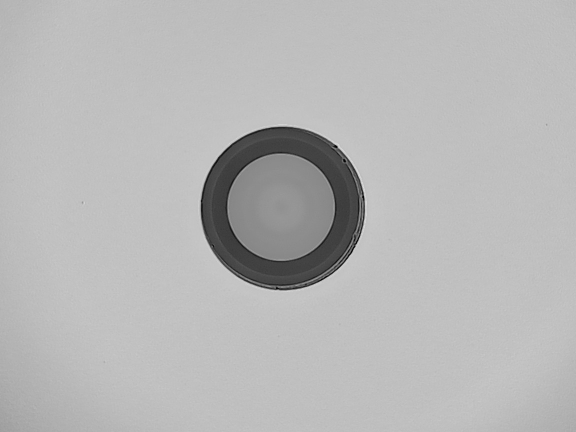
#> input picture current-process/old_version/image_batch/ima18.jpg, 1152 x 864 px (shown at 1/2 size)
$ python -i ensemble-defect-detector-35.py   (imports and definitions only)   (older library calls are emulated)
#> lines starting #> are read from the running program, lines starting #| are printed output that depends on the picture; after the words box and inside, x2 and y2 are one past the last pixel; in counts of white or black regions, pixels touching at a corner belong together
#> further down, picture is the input picture: shape (864, 1152); min 0, max 239, mean 182.7
#!/usr/bin/env python3
"""
Ensemble Detection Methods Module
=================================

This module provides intelligent ensemble methods for combining multiple
defect detection algorithms with confidence weighting and validation.

Author: Modular Analysis Team
Version: 1.0
"""

import cv2
import numpy as np
import matplotlib.pyplot as plt
from typing import Dict, List, Tuple, Optional, Any, Callable
import logging
from dataclasses import dataclass
from enum import Enum, auto


class DetectionMethod(Enum):
    """Enumeration of detection methods."""
    DO2MR = auto()
    LEI = auto()
    GRADIENT = auto()
    LAPLACIAN = auto()
    CANNY = auto()
    THRESHOLD = auto()
    MORPHOLOGICAL = auto()
    STATISTICAL = auto()


@dataclass
class DetectionResult:
    """Result from a single detection method."""
    method: DetectionMethod
    detection_mask: np.ndarray
    confidence_map: Optional[np.ndarray] = None
    method_confidence: float = 1.0
    parameters: Optional[Dict[str, Any]] = None


class EnsembleDetector:
    """
    Intelligent ensemble detector that combines multiple detection methods.
    """

    def __init__(self,
                 confidence_weights: Optional[Dict[DetectionMethod, float]] = None,
                 vote_threshold: float = 0.3,
                 min_methods_agreement: int = 2):
        """
        Initialize ensemble detector.

        Args:
            confidence_weights: Weights for different detection methods
            vote_threshold: Minimum vote fraction for ensemble detection
            min_methods_agreement: Minimum number of methods that must agree
        """
        self.confidence_weights = confidence_weights or {
            DetectionMethod.DO2MR: 1.0,
            DetectionMethod.LEI: 1.0,
            DetectionMethod.GRADIENT: 0.8,
            DetectionMethod.LAPLACIAN: 0.9,
            DetectionMethod.CANNY: 0.7,
            DetectionMethod.THRESHOLD: 0.6,
            DetectionMethod.MORPHOLOGICAL: 0.8,
            DetectionMethod.STATISTICAL: 0.9
        }
        self.vote_threshold = vote_threshold
        self.min_methods_agreement = min_methods_agreement
        self.logger = logging.getLogger(__name__)

        # Initialize detection methods
        self._setup_detection_methods()

    def _setup_detection_methods(self):
        """Setup all detection method implementations."""
        self.detection_methods = {
            DetectionMethod.DO2MR: self._do2mr_detection,
            DetectionMethod.LEI: self._lei_detection,
            DetectionMethod.GRADIENT: self._gradient_detection,
            DetectionMethod.LAPLACIAN: self._laplacian_detection,
            DetectionMethod.CANNY: self._canny_detection,
            DetectionMethod.THRESHOLD: self._threshold_detection,
            DetectionMethod.MORPHOLOGICAL: self._morphological_detection,
            DetectionMethod.STATISTICAL: self._statistical_detection
        }

    def detect_ensemble(self, image: np.ndarray,
                       methods: Optional[List[DetectionMethod]] = None,
                       mask: Optional[np.ndarray] = None) -> Dict[str, Any]:
        """
        Perform ensemble detection using multiple methods.

        Args:
            image: Input grayscale image
            methods: List of methods to use. If None, uses all available methods.
            mask: Optional region mask

        Returns:
            Dictionary with ensemble results
        """
        if len(image.shape) != 2:
            raise ValueError("Input image must be grayscale")

        if methods is None:
            methods = list(DetectionMethod)

        # Apply individual detection methods
        individual_results = []
        for method in methods:
            try:
                result = self._apply_single_method(image, method, mask)
                individual_results.append(result)
                self.logger.debug(f"Applied {method.name} detection")
            except Exception as e:
                self.logger.warning(f"Method {method.name} failed: {str(e)}")
                continue
#> this loop made 8 passes
#> params in _apply_single_method on passes 2, 3, 4, 6, 7, 8: {'kernel_length': 15, 'angle_step': 15, 'gamma': 2.5}, {'method': 'sobel', 'ksize': 3}, {'ksize': 5}, {'method': 8, 'score': 993313}, {'kernel_size': 15}, {'window_size': 15, 'threshold': 2.5}
#> params in _apply_single_method on pass 1: {'kernel_size': 5, 'gamma': 3, 'threshold': 51.99}
#> pass 1, in _do2mr_detection, `residual = cv2.subtract(img_max, img_min)`:
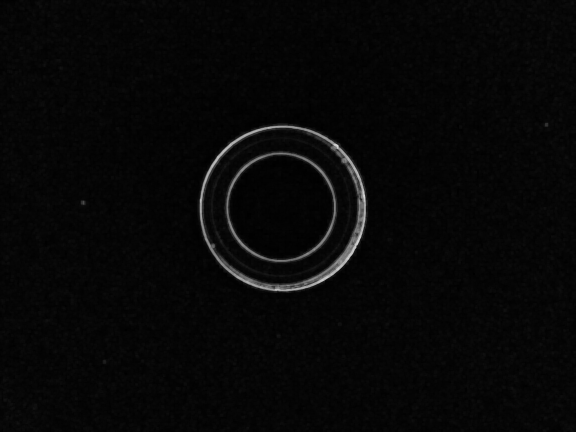
#> residual: shape (864, 1152) (shown at 1/2 size); min 0, max 223, mean 7.1
#> pass 1, in _do2mr_detection, `_, detection_mask = cv2.threshold(residual, threshold, 255, cv2.THRESH..`:
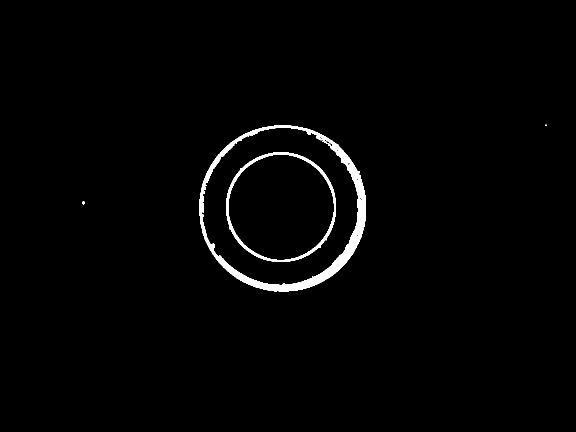
#> detection_mask: shape (864, 1152) (shown at 1/2 size); 1.5% white; 5 white regions (2 under 20 px), largest, box (x1, y1, x2, y2) and area: (398, 250, 732, 583) 11715, (452, 305, 672, 524) 3658, (165, 402, 169, 409) 24
#> after the loop, individual_results = 8 items

        if not individual_results:
            self.logger.error("No detection methods succeeded")
            return self._create_empty_result(image.shape)

        # Perform ensemble fusion
        ensemble_result = self._fuse_detections(individual_results, image.shape)

        # Post-process ensemble result
        final_result = self._post_process_ensemble(ensemble_result, image)

        return {
            'ensemble_mask': final_result['ensemble_mask'],
            'confidence_map': final_result['confidence_map'],
            'vote_map': final_result['vote_map'],
            'individual_results': individual_results,
            'methods_used': [r.method.name for r in individual_results],
            'fusion_statistics': final_result['statistics']
        }

    def _apply_single_method(self, image: np.ndarray,
                           method: DetectionMethod,
                           mask: Optional[np.ndarray] = None) -> DetectionResult:
        """Apply a single detection method."""
        if method not in self.detection_methods:
            raise ValueError(f"Unknown detection method: {method}")

        detection_func = self.detection_methods[method]
        detection_mask, confidence_map, params = detection_func(image)

        # Apply region mask if provided
        if mask is not None:
            detection_mask = cv2.bitwise_and(detection_mask, mask)
            if confidence_map is not None:
                confidence_map = confidence_map * (mask > 0)

        return DetectionResult(
            method=method,
            detection_mask=detection_mask,
            confidence_map=confidence_map,
            method_confidence=self.confidence_weights.get(method, 1.0),
            parameters=params
        )

    def _fuse_detections(self, results: List[DetectionResult],
                        image_shape: Tuple[int, int]) -> Dict[str, Any]:
        """Fuse multiple detection results using intelligent voting."""
#> called with image_shape = (864, 1152)
        h, w = image_shape
        vote_map = np.zeros((h, w), dtype=np.float32)
        confidence_map = np.zeros((h, w), dtype=np.float32)
        method_count = np.zeros((h, w), dtype=np.int32)

        # Accumulate votes and confidences
        for result in results:
            # Binary vote (weighted by method confidence)
            binary_mask = (result.detection_mask > 0).astype(np.float32)
            vote_weight = result.method_confidence
            vote_map += binary_mask * vote_weight

            # Confidence accumulation
            if result.confidence_map is not None:
                confidence_map += result.confidence_map * vote_weight
            else:
                confidence_map += binary_mask * vote_weight * 0.5  # Default confidence

            # Count contributing methods
            method_count += (binary_mask > 0).astype(np.int32)
#> this loop made 8 passes
#> vote_weight on passes 1 to 8: 1, 1, 0.8, 0.9, 0.7, 0.6, 0.8, 0.9
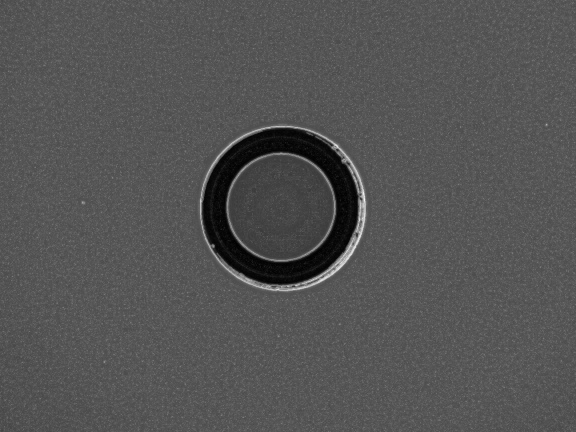
#> confidence_map: shape (864, 1152) float32 (shown at 1/2 size); min 0.322, max 4.26, mean 1.63; drawn with min black and max white
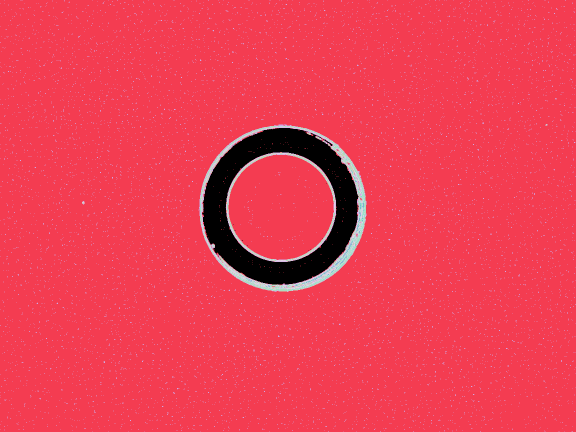
#> method_count: shape (864, 1152) int32 (shown at 1/2 size); 7 distinct labels, from 0 to 6; one colour per label, 0 black
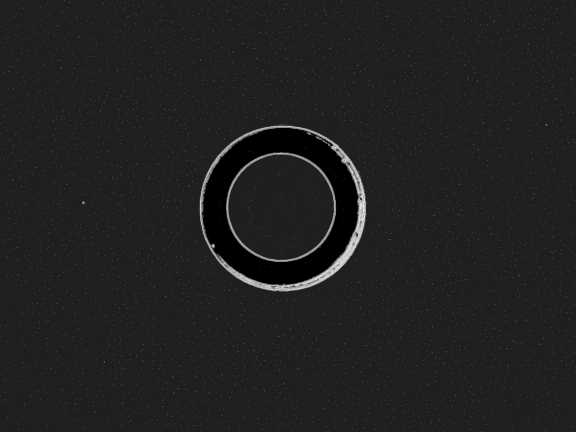
#> vote_map: shape (864, 1152) float32 (shown at 1/2 size); min 0, max 4.9, mean 0.627; drawn with min black and max white

        # Normalize by total possible votes
        total_weight = sum(r.method_confidence for r in results)
#> total_weight = 6.7
        if total_weight > 0:
            vote_map /= total_weight
            confidence_map /= total_weight
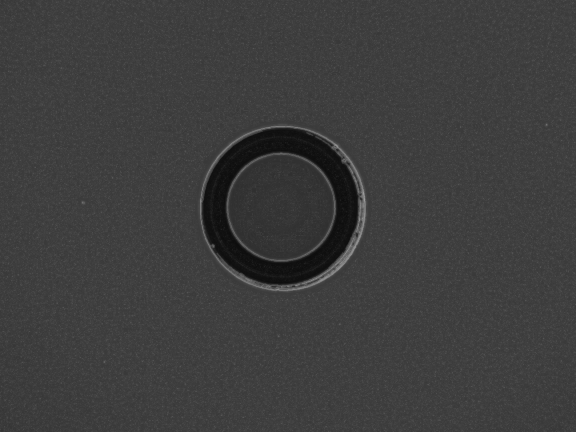
#> confidence_map: shape (864, 1152) float32 (shown at 1/2 size); min 0.0481, max 0.637, mean 0.243
#> in detect_ensemble, `ensemble_result = self._fuse_detections(individual_results, image.shape)`: ensemble_result = 4 items

        return {
            'vote_map': vote_map,
            'confidence_map': confidence_map,
            'method_count': method_count,
            'total_methods': len(results)
        }

    def _post_process_ensemble(self, fusion_result: Dict[str, Any],
                             image: np.ndarray) -> Dict[str, Any]:
        """Post-process ensemble results."""
        vote_map = fusion_result['vote_map']
        confidence_map = fusion_result['confidence_map']
        method_count = fusion_result['method_count']

        # Create ensemble mask based on voting threshold and method agreement
        ensemble_mask = np.zeros_like(vote_map, dtype=np.uint8)

        # Primary condition: vote threshold
        vote_condition = vote_map >= self.vote_threshold
#> vote_condition: shape (864, 1152) bool; 1.2% white; 12 white regions (8 under 20 px), largest, box (x1, y1, x2, y2) and area: (400, 252, 732, 583) 9139, (453, 305, 672, 523) 2629, (423, 488, 430, 495) 31, (633, 273, 643, 280) 26

        # Secondary condition: minimum method agreement
        agreement_condition = method_count >= self.min_methods_agreement
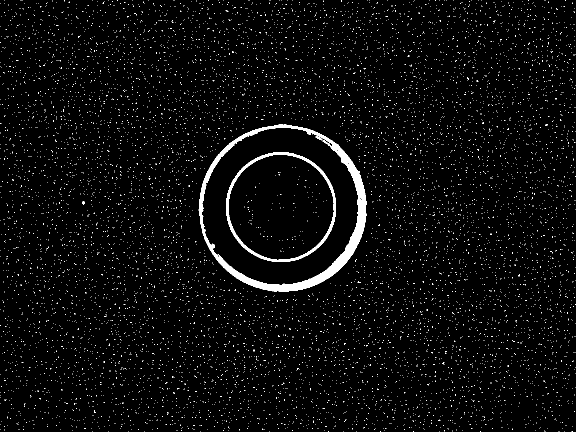
#> agreement_condition: shape (864, 1152) bool (shown at 1/2 size); 2.9% white; 8740 white regions (8736 under 20 px), largest, box (x1, y1, x2, y2) and area: (397, 249, 733, 584) 11383, (452, 305, 672, 524) 3574, (631, 272, 645, 281) 47, (164, 402, 169, 409) 27

        # Combine conditions
        final_condition = vote_condition & agreement_condition
        ensemble_mask[final_condition] = 255

        # Morphological cleanup
        kernel = cv2.getStructuringElement(cv2.MORPH_ELLIPSE, (3, 3))
        ensemble_mask = cv2.morphologyEx(ensemble_mask, cv2.MORPH_OPEN, kernel)
        ensemble_mask = cv2.morphologyEx(ensemble_mask, cv2.MORPH_CLOSE, kernel)

        # Calculate statistics
        statistics = {
            'mean_vote': np.mean(vote_map),
            'max_vote': np.max(vote_map),
            'mean_confidence': np.mean(confidence_map),
            'detection_pixels': np.sum(ensemble_mask > 0),
            'detection_ratio': np.sum(ensemble_mask > 0) / ensemble_mask.size,
            'avg_method_agreement': np.mean(method_count[ensemble_mask > 0]) if np.any(ensemble_mask > 0) else 0
        }
#> statistics = {'mean_vote': 0.0936, 'max_vote': 0.731, 'mean_confidence': 0.243, 'detection_pixels': 11888, 'detection_ratio': 0.0119, 'avg_method_agreement': 3.96}

        return {
            'ensemble_mask': ensemble_mask,
            'confidence_map': confidence_map,
            'vote_map': vote_map,
            'statistics': statistics
        }

    # [11 lines left out: function _create_empty_result, not called in this run]

    # Detection method implementations
    def _do2mr_detection(self, image: np.ndarray) -> Tuple[np.ndarray, np.ndarray, Dict]:
        """Difference of Min-Max Ranking detection."""
        kernel_size = 5
        gamma = 3.0

        kernel = np.ones((kernel_size, kernel_size), np.uint8)
        img_min = cv2.erode(image, kernel)
        img_max = cv2.dilate(image, kernel)
        residual = cv2.subtract(img_max, img_min)

        # Threshold based on statistics
        mean_res = np.mean(residual)
        std_res = np.std(residual)
        threshold = mean_res + gamma * std_res

        _, detection_mask = cv2.threshold(residual, threshold, 255, cv2.THRESH_BINARY)
        confidence_map = residual.astype(np.float32) / 255.0

        params = {'kernel_size': kernel_size, 'gamma': gamma, 'threshold': threshold}
        return detection_mask, confidence_map, params

    def _lei_detection(self, image: np.ndarray) -> Tuple[np.ndarray, np.ndarray, Dict]:
        """Linear Enhancement Inspector detection."""
        kernel_length = 15
        angle_step = 15
        gamma = 2.5

        max_response = np.zeros_like(image, dtype=np.float32)

        for angle_deg in range(0, 180, angle_step):
            # Create linear kernel
            kernel = np.zeros((kernel_length, kernel_length), dtype=np.float32)
            center = kernel_length // 2
            cv2.line(kernel, (0, center), (kernel_length-1, center), 1.0, 1)

            # Normalize kernel
            if np.sum(kernel) > 0:
                kernel /= np.sum(kernel)

            # Rotate kernel
            M = cv2.getRotationMatrix2D((center, center), angle_deg, 1.0)
            rotated_kernel = cv2.warpAffine(kernel, M, (kernel_length, kernel_length))

            # Apply filter
            response = cv2.filter2D(image.astype(np.float32), -1, rotated_kernel)
            np.maximum(max_response, response, out=max_response)

        # Threshold
        mean_resp = np.mean(max_response)
        std_resp = np.std(max_response)
        threshold = mean_resp + gamma * std_resp

        _, detection_mask = cv2.threshold(max_response, threshold, 255, cv2.THRESH_BINARY)
        confidence_map = max_response / (np.max(max_response) + 1e-10)

        params = {'kernel_length': kernel_length, 'angle_step': angle_step, 'gamma': gamma}
        return detection_mask.astype(np.uint8), confidence_map, params

    def _gradient_detection(self, image: np.ndarray) -> Tuple[np.ndarray, np.ndarray, Dict]:
        """Gradient-based detection."""
        # Compute gradients
        grad_x = cv2.Sobel(image, cv2.CV_64F, 1, 0, ksize=3)
        grad_y = cv2.Sobel(image, cv2.CV_64F, 0, 1, ksize=3)
        gradient_mag = np.sqrt(grad_x**2 + grad_y**2)

        # Normalize
        gradient_mag = cv2.normalize(gradient_mag, None, 0, 255, cv2.NORM_MINMAX).astype(np.uint8)

        # Threshold using Otsu
        _, detection_mask = cv2.threshold(gradient_mag, 0, 255, cv2.THRESH_BINARY + cv2.THRESH_OTSU)
        confidence_map = gradient_mag.astype(np.float32) / 255.0

        params = {'method': 'sobel', 'ksize': 3}
        return detection_mask, confidence_map, params

    def _laplacian_detection(self, image: np.ndarray) -> Tuple[np.ndarray, np.ndarray, Dict]:
        """Laplacian-based detection."""
        # Apply Laplacian
        laplacian = cv2.Laplacian(image, cv2.CV_64F, ksize=5)
        laplacian_abs = np.abs(laplacian)

        # Normalize
        laplacian_norm = cv2.normalize(laplacian_abs, None, 0, 255, cv2.NORM_MINMAX).astype(np.uint8)

        # Threshold
        _, detection_mask = cv2.threshold(laplacian_norm, 0, 255, cv2.THRESH_BINARY + cv2.THRESH_OTSU)
        confidence_map = laplacian_norm.astype(np.float32) / 255.0

        params = {'ksize': 5}
        return detection_mask, confidence_map, params

    def _canny_detection(self, image: np.ndarray) -> Tuple[np.ndarray, np.ndarray, Dict]:
        """Canny edge detection."""
        # Auto-compute thresholds
        median = np.median(image)
        lower = int(max(0, 0.7 * median))
        upper = int(min(255, 1.3 * median))

        edges = cv2.Canny(image, lower, upper)

        # Dilate to make edges more visible
        kernel = cv2.getStructuringElement(cv2.MORPH_ELLIPSE, (3, 3))
        detection_mask = cv2.dilate(edges, kernel, iterations=1)

        confidence_map = detection_mask.astype(np.float32) / 255.0

        params = {'lower_threshold': lower, 'upper_threshold': upper}
        return detection_mask, confidence_map, params

    def _threshold_detection(self, image: np.ndarray) -> Tuple[np.ndarray, np.ndarray, Dict]:
        """Adaptive threshold detection."""
        # Multiple threshold methods
        methods = [
            cv2.THRESH_BINARY + cv2.THRESH_OTSU,
            cv2.THRESH_BINARY_INV + cv2.THRESH_OTSU,
            cv2.THRESH_TRIANGLE,
        ]

        best_mask = None
        best_score = 0
        best_params = {}

        for method in methods:
            try:
                _, mask = cv2.threshold(image, 0, 255, method)

                # Score based on number of features and connectivity
                contours, _ = cv2.findContours(mask, cv2.RETR_EXTERNAL, cv2.CHAIN_APPROX_SIMPLE)
                score = len(contours) * np.mean([cv2.contourArea(c) for c in contours] or [0])

                if score > best_score:
                    best_score = score
                    best_mask = mask
                    best_params = {'method': method, 'score': score}
            except:
                continue

        if best_mask is None:
            best_mask = np.zeros_like(image)
            best_params = {'method': 'none'}

        confidence_map = best_mask.astype(np.float32) / 255.0
        return best_mask, confidence_map, best_params

    def _morphological_detection(self, image: np.ndarray) -> Tuple[np.ndarray, np.ndarray, Dict]:
        """Morphological detection (top-hat)."""
        kernel_size = 15
        kernel = cv2.getStructuringElement(cv2.MORPH_ELLIPSE, (kernel_size, kernel_size))

        # White top-hat (bright features)
        white_tophat = cv2.morphologyEx(image, cv2.MORPH_TOPHAT, kernel)

        # Black top-hat (dark features)
        black_tophat = cv2.morphologyEx(image, cv2.MORPH_BLACKHAT, kernel)

        # Combine
        combined = cv2.add(white_tophat, black_tophat)

        # Threshold
        _, detection_mask = cv2.threshold(combined, 0, 255, cv2.THRESH_BINARY + cv2.THRESH_OTSU)
        confidence_map = combined.astype(np.float32) / 255.0

        params = {'kernel_size': kernel_size}
        return detection_mask, confidence_map, params

    def _statistical_detection(self, image: np.ndarray) -> Tuple[np.ndarray, np.ndarray, Dict]:
        """Statistical outlier detection."""
        # Local statistics using sliding window
        window_size = 15
        half_window = window_size // 2

        padded = cv2.copyMakeBorder(image, half_window, half_window, half_window, half_window,
                                   cv2.BORDER_REFLECT)

        outlier_map = np.zeros_like(image, dtype=np.float32)

        for i in range(image.shape[0]):
            for j in range(image.shape[1]):
                # Extract local window
                window = padded[i:i+window_size, j:j+window_size]

                # Calculate local statistics
                local_mean = np.mean(window)
                local_std = np.std(window)

                # Z-score
                center_pixel = image[i, j]
                if local_std > 0:
                    z_score = abs(center_pixel - local_mean) / local_std
                    outlier_map[i, j] = z_score

        # Threshold outliers
        threshold = 2.5
        detection_mask = (outlier_map > threshold).astype(np.uint8) * 255
        confidence_map = np.clip(outlier_map / 5.0, 0, 1)  # Normalize confidence

        params = {'window_size': window_size, 'threshold': threshold}
        return detection_mask, confidence_map, params


# [166 lines left out: functions test_ensemble_detection, visualize_ensemble_results, demo_ensemble_detection, not called in this run]


# [6 lines not run here, left out]

>>> import cv2
>>> picture = cv2.imread('../../../../current-process/old_version/image_batch/ima18.jpg', cv2.IMREAD_GRAYSCALE)
>>> result = EnsembleDetector().detect_ensemble(picture)
#> in detect_ensemble, `final_result = self._post_process_ensemble(ensemble_result, image)`: final_result = 4 items
#> result = 6 items
